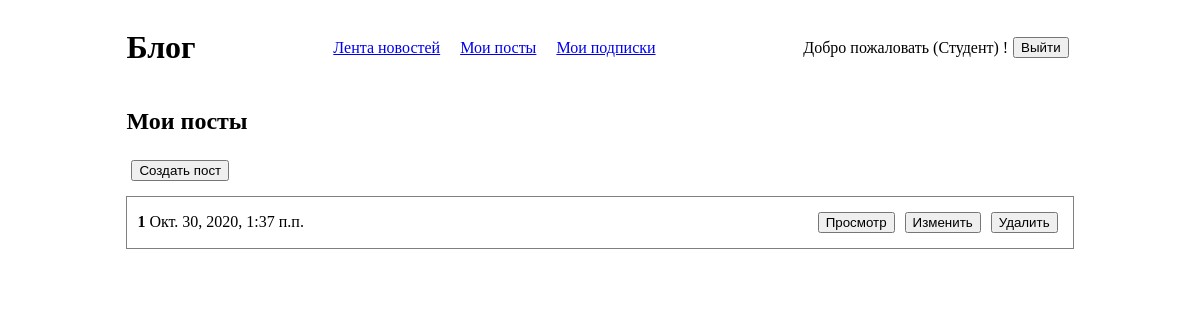
The page /posts/list/ (signed in) on the database as committed earlier.
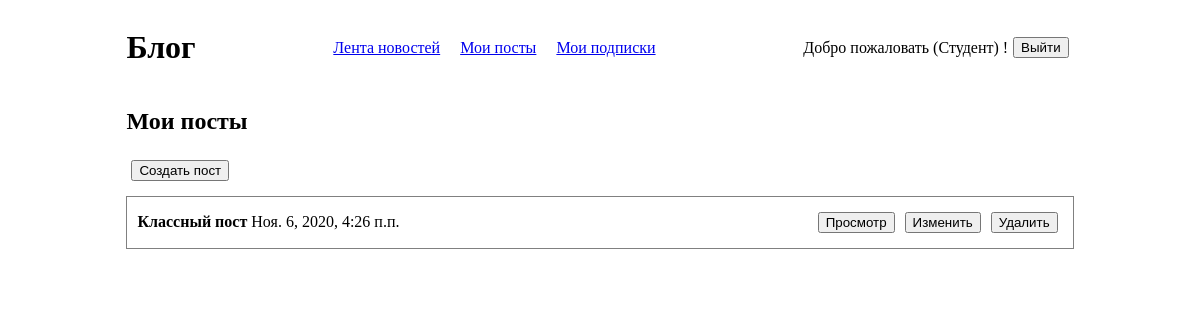
The same page on the database as committed later.
### posts/models.py (models this page shows, shortened)
class Post(models.Model):
    author = models.ForeignKey(
        User,
        on_delete=models.CASCADE,
        verbose_name='Автор')
    title = models.CharField('Заголовок', max_length=150)
    content = models.TextField('Текст', max_length=10000)
    date = models.DateTimeField('Дата публикации', auto_now_add=True)
    users_read = models.ManyToManyField(
        User,
        related_name='post_read',
        blank=True,
        verbose_name='Пост читали')
    class Meta:
        ordering = ['-date']
        verbose_name = ('Пост пользователя')
        verbose_name_plural = ('Посты пользователей')

### posts/views.py (the view)
# urls.py: path('list/', PostListView.as_view(), name='list'),
class PostListView(LoginRequiredMixin, ListView):
    model = Post
    template_name = 'posts/list.html'
    context_object_name = 'posts'
    def get_queryset(self):
        qs = super().get_queryset()
        return qs.filter(author=self.request.user)

### templates/posts/list.html (shortened to what this page needs)
{% extends 'user/main.html' %}
{% block content %}
	<h2>Мои посты</h2>
	<form action="{% url 'posts:create' %}">
		<button type="submit">Создать пост</button>
	</form>
	{% if posts %}
		{% for post in posts %}
		<div class="post">
			<div class="post_info">
				<b>{{ post.title }}</b>
				{{ post.date }}
			</div>
			<div class="button_block">
				<form action="{% url 'posts:detail' pk=post.pk %}">
					<button type="submit">Просмотр</button>
				</form>
				<form action="{% url 'posts:update' pk=post.pk %}">
					<button type="submit">Изменить</button>
				</form>
				<form action="{% url 'posts:delete' pk=post.pk %}">
					<button type="submit">Удалить</button>
				</form>
			</div>
		</div>
		{% endfor %}
	{% else %}
		<p>У вас нет постов</p>
	{% endif %}
{% endblock %}

Rows that differ between the two databases and show on the page:
removed Post: title "1", date "Окт. 30, 2020, 1:37 п.п."
added Post: title "Классный пост", date "Ноя. 6, 2020, 4:26 п.п."
